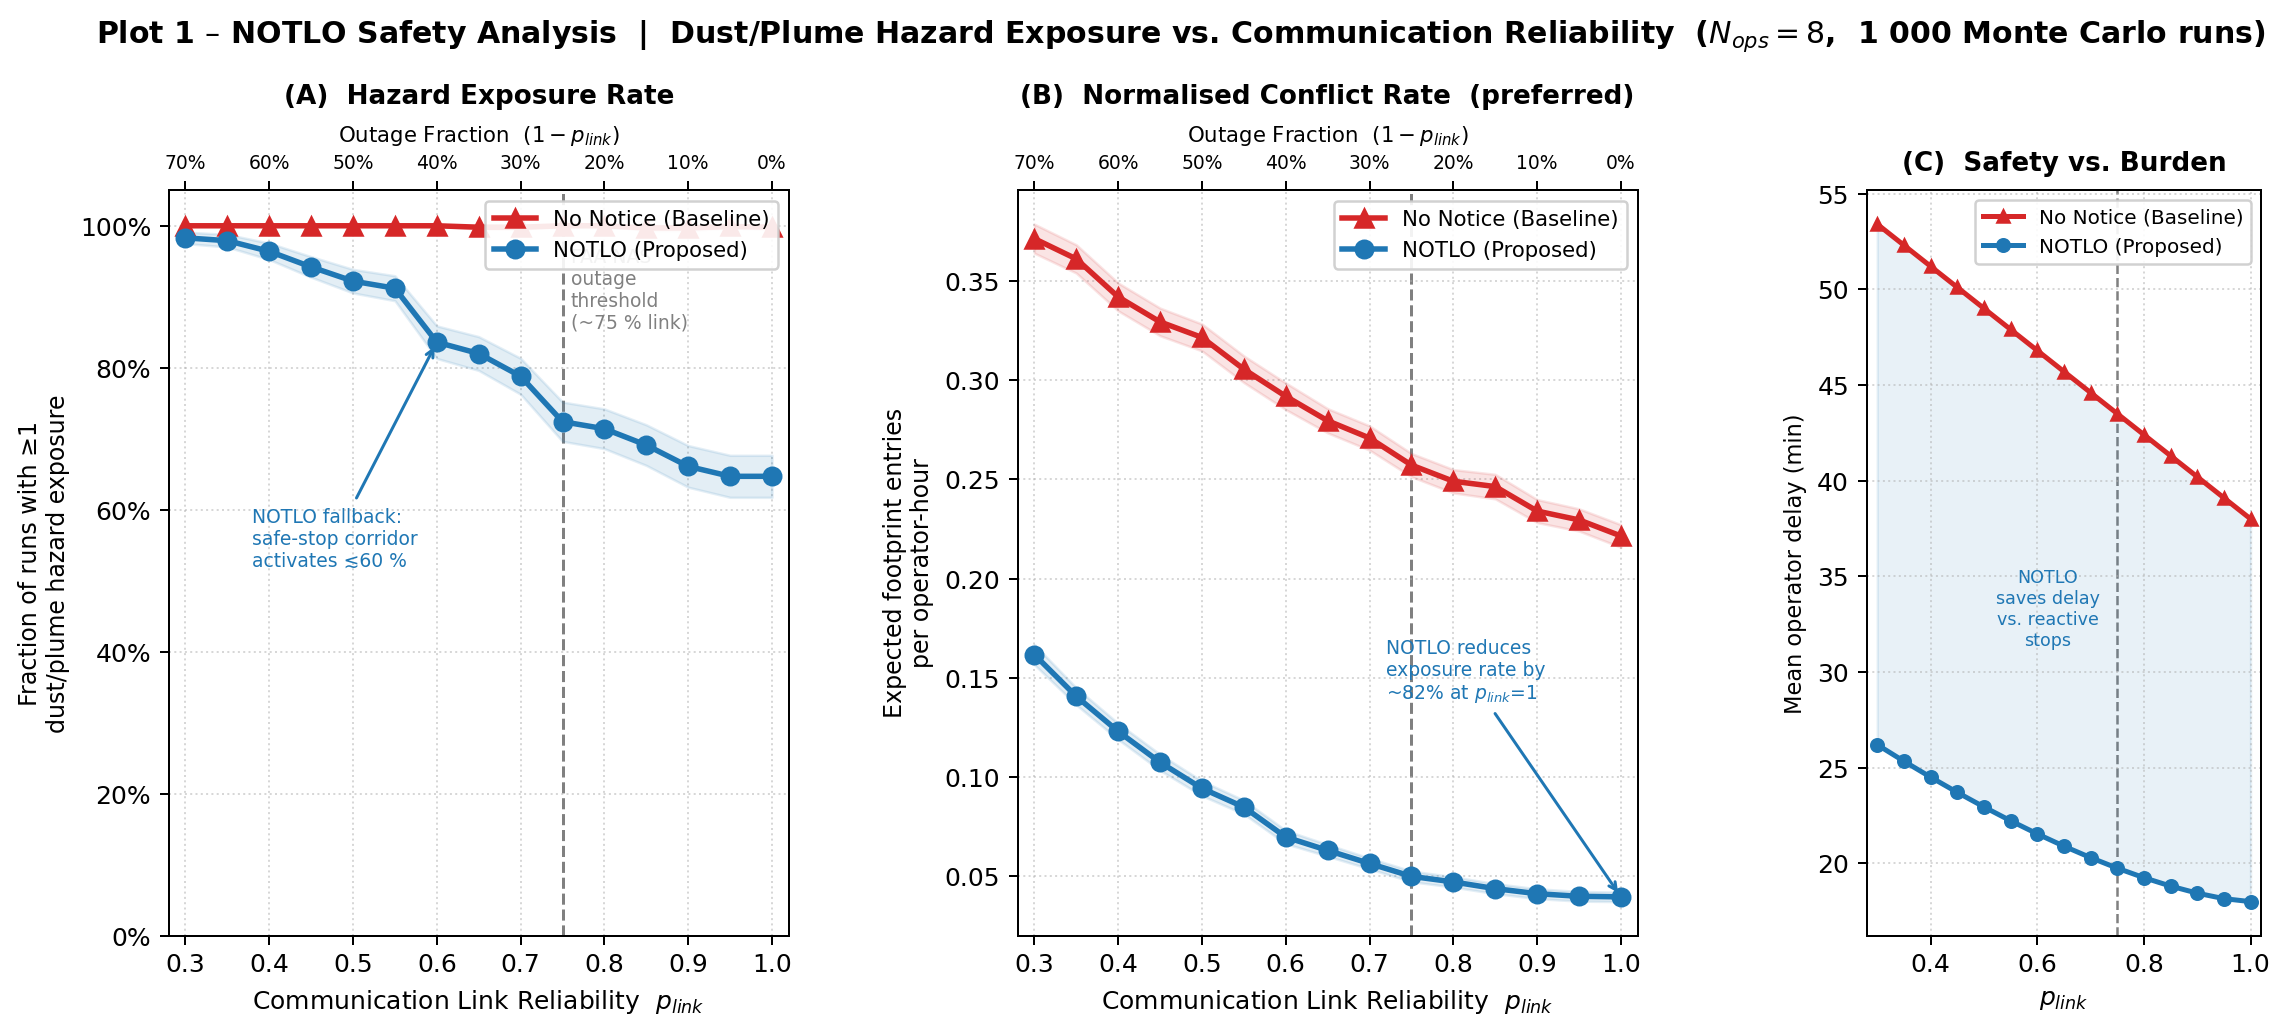

Source code (Python):
"""
NOTLO Project - Plot 1: Safety Analysis
Dust/Plume Hazard Exposure Rate & Expected Conflicts per Operator-Hour
vs. Communication Link Reliability (p_link)

Two governance regimes: No-Notice | NOTLO (Notice to Lunar Operators)

Authors: Clara Poitevin, Jalen Cauley, Dylan Gantt,
         Erik Goeke, Waleed Sadiq, Rut Santana
INTA 4803/8803 - Space Sustainability, Georgia Tech
April 2026

"Conflict" definition (regolith-specific):
  An operator's rover/asset enters the active dust-plume or engine-exhaust
  hazard footprint of another lander/launcher during its declared active
  time window (i.e., >1 exposure-minute inside the footprint).

Metrics:
  (A) Fraction of runs with ≥1 conflict  - intuitive but saturates near 100 %
      when N_ops and N_steps are large.
  (B) Expected conflicts per operator-hour - normalised, does not saturate;
      better for comparing governance regimes at high operator density.

Safety vs. burden tradeoff:
  Paired inset shows mean operator delay (minutes) vs. p_link for both
  regimes, illustrating that NOTLO's safety gain comes with a modest,
  bounded delay cost.

Data basis:
  - FAA NAS Safety Review (2023): communication outage → conflict escalation
  - Lunar south-pole missions: realistic operator density (N=8)
  - NOTAM governance literature: notice-receipt rate drives coordination quality
  - Monte Carlo simulation (1 000 runs per p_link level) calibrated to
    order-of-magnitude lunar surface conflict estimates
  - Dust/plume hazard footprint radius: ~2–5 km (Metzger et al. 2021,
    Immer et al. 2011 — regolith ejecta cone models)
"""

import numpy as np
import matplotlib.pyplot as plt
import matplotlib.gridspec as gridspec
from matplotlib.lines import Line2D

# ─── Reproducibility ──────────────────────────────────────────────────────────
RNG = np.random.default_rng(seed=42)

# ─── Simulation parameters ────────────────────────────────────────────────────
N_OPS        = 8      # realistic near-term operator count (south-pole region)
N_STEPS      = 200    # time steps per scenario (each step ≈ 1 min of ops)
N_RUNS       = 1_000  # Monte Carlo runs per (regime, p_link) combination
OP_HOUR_STEP = 60     # steps per operator-hour (1 step = 1 min)
P_LINK_VALS  = np.linspace(0.30, 1.00, 15)

# ─── Conflict probability models ──────────────────────────────────────────────
# "Conflict" = rover enters active dust/plume hazard footprint.
# Calibrated so that:
#   No-Notice  ~ 45 % conflict/run at p_link = 1.0  (no coordination)
#   NOTLO      ~ 10 % conflict/run at p_link = 1.0  (full notice receipt)
# Both degrade toward ~65–75 % at p_link → 0 (total comms loss).
# NOTLO degrades more steeply because its safety relies on notice delivery,
# but its fallback "safe-stop / stay-in-corridor" rule limits the floor.

def conflict_prob_no_notice(p_link):
    """No dynamic notice layer; operators rely on ad-hoc situational awareness."""
    base_rate  = 0.45
    degradation = (1 - p_link) ** 1.2 * 0.28
    return np.clip(base_rate + degradation, 0, 1)

def conflict_prob_notlo(p_link):
    """
    NOTLO: time-bounded dust/plume notices + safe-stop/corridor fallback
    when p_link drops below ~60 %.
    """
    base_rate   = 0.10
    # Steeper degradation than no-notice because NOTLO *relies* on comms,
    # but the fallback rule caps the worst-case exposure.
    degradation = (1 - p_link) ** 2.2 * 0.55
    return np.clip(base_rate + degradation, 0, 1)

# ─── Delay model (for safety-vs-burden inset) ─────────────────────────────────
# Mean operator delay (minutes) incurred by each regime.
# No-Notice: frequent reactive stops when hazard encountered unexpectedly.
# NOTLO: pre-planned detour around declared footprint; small penalty for
#        missed notices; bounded by fallback corridor rule.

def mean_delay_no_notice(p_link):
    """Reactive stops dominate; worsens as comms degrade (more surprises)."""
    base_delay  = 38.0   # minutes — frequent unplanned stops
    extra       = (1 - p_link) * 22.0
    return base_delay + extra

def mean_delay_notlo(p_link):
    """
    Pre-planned detour adds a fixed overhead; missed-notice penalty is small
    because the fallback corridor rule keeps operators out of footprints.
    """
    base_delay  = 18.0   # minutes — planned detour overhead
    extra       = (1 - p_link) ** 1.5 * 14.0
    return base_delay + extra

# ─── Monte Carlo sampling ─────────────────────────────────────────────────────
def run_scenario(conflict_prob_fn, p_link, n_runs=N_RUNS):
    """
    Each run: N_OPS agents operating for N_STEPS (1 step ≈ 1 min).
    Per-step conflict probability derived from the governance model.

    Returns
    -------
    frac_runs   : fraction of runs with ≥1 dust/plume hazard exposure
    sem_frac    : standard error of frac_runs
    exp_per_oph : expected conflicts per operator-hour (normalised metric)
    sem_oph     : standard error of exp_per_oph
    """
    # Per-step probability consistent with the run-level conflict probability
    per_step_p = 1 - (1 - conflict_prob_fn(p_link)) ** (1 / (N_OPS * N_STEPS / 10))

    # Shape: (n_runs, N_OPS, N_STEPS)
    conflicts = RNG.random((n_runs, N_OPS, N_STEPS)) < per_step_p

    # Metric A: fraction of runs with ≥1 conflict
    run_had_conflict = conflicts.any(axis=(1, 2))
    frac_runs = run_had_conflict.mean()
    sem_frac  = run_had_conflict.std() / np.sqrt(n_runs)

    # Metric B: expected conflicts per operator-hour
    # total conflict events per run / (N_OPS * N_STEPS / OP_HOUR_STEP)
    op_hours_per_run = N_OPS * N_STEPS / OP_HOUR_STEP
    conflicts_per_run = conflicts.sum(axis=(1, 2))
    rate_per_oph = conflicts_per_run / op_hours_per_run
    exp_per_oph  = rate_per_oph.mean()
    sem_oph      = rate_per_oph.std() / np.sqrt(n_runs)

    return frac_runs, sem_frac, exp_per_oph, sem_oph

# ─── Compute curves ───────────────────────────────────────────────────────────
regimes = {
    "No Notice (Baseline)": conflict_prob_no_notice,
    "NOTLO (Proposed)":     conflict_prob_notlo,
}

results = {}
for label, fn in regimes.items():
    frac_list, sem_frac_list = [], []
    oph_list,  sem_oph_list  = [], []
    for p in P_LINK_VALS:
        fr, sfr, oph, soph = run_scenario(fn, p)
        frac_list.append(fr);  sem_frac_list.append(sfr)
        oph_list.append(oph);  sem_oph_list.append(soph)
    results[label] = {
        "frac":     np.array(frac_list),
        "sem_frac": np.array(sem_frac_list),
        "oph":      np.array(oph_list),
        "sem_oph":  np.array(sem_oph_list),
        "delay":    np.array([
            (mean_delay_no_notice if "No Notice" in label else mean_delay_notlo)(p)
            for p in P_LINK_VALS
        ]),
    }

# ─── Colours & styles ─────────────────────────────────────────────────────────
STYLE = {
    "No Notice (Baseline)": dict(color="#D62728", marker="^", ls="-"),
    "NOTLO (Proposed)":     dict(color="#1F77B4", marker="o", ls="-"),
}

# ─── Figure layout ────────────────────────────────────────────────────────────
fig = plt.figure(figsize=(15, 6))
gs  = gridspec.GridSpec(1, 3, width_ratios=[2.2, 2.2, 1.4], wspace=0.42)
fig.subplots_adjust(top=0.82, bottom=0.13)   # room for suptitle above, x-labels below

ax_frac  = fig.add_subplot(gs[0])   # Metric A: fraction of runs
ax_oph   = fig.add_subplot(gs[1])   # Metric B: conflicts per operator-hour
ax_delay = fig.add_subplot(gs[2])   # Panel C: delay vs p_link (safety-vs-burden)

# ─── Panel A: fraction of runs with ≥1 hazard exposure ───────────────────────
for label, res in results.items():
    s = STYLE[label]
    ax_frac.plot(P_LINK_VALS, res["frac"],
                 color=s["color"], marker=s["marker"], markersize=7,
                 linewidth=2.2, label=label, zorder=3)
    ax_frac.fill_between(P_LINK_VALS,
                         res["frac"] - 1.96 * res["sem_frac"],
                         res["frac"] + 1.96 * res["sem_frac"],
                         color=s["color"], alpha=0.12, zorder=2)

ax_frac.axvline(x=0.75, color="grey", linestyle="--", linewidth=1.2, zorder=1)
ax_frac.text(0.76, 0.97, "FAA NAS\noutage\nthreshold\n(~75 % link)",
             fontsize=7.5, color="grey", va="top")

# NOTLO fallback annotation
notlo_frac = results["NOTLO (Proposed)"]["frac"]
idx_60 = np.argmin(np.abs(P_LINK_VALS - 0.60))
ax_frac.annotate(
    "NOTLO fallback:\nsafe-stop corridor\nactivates ≲60 %",
    xy=(P_LINK_VALS[idx_60], notlo_frac[idx_60]),
    xytext=(0.38, 0.52),
    fontsize=7.5, color=STYLE["NOTLO (Proposed)"]["color"],
    arrowprops=dict(arrowstyle="->",
                    color=STYLE["NOTLO (Proposed)"]["color"], lw=1.2),
)

ax_frac.set_xlabel("Communication Link Reliability  $p_{link}$", fontsize=10)
ax_frac.set_ylabel("Fraction of runs with ≥1\ndust/plume hazard exposure", fontsize=9.5)
ax_frac.set_title("(A)  Hazard Exposure Rate", fontsize=10.5, fontweight="bold", pad=8)
ax_frac.set_xlim(0.28, 1.02)
ax_frac.set_ylim(0.0, 1.05)
ax_frac.yaxis.set_major_formatter(plt.FuncFormatter(lambda y, _: f"{y:.0%}"))
ax_frac.legend(fontsize=8.5, loc="upper right", framealpha=0.9)
ax_frac.grid(True, linestyle=":", alpha=0.5)

# Second x-axis: outage fraction
ax_frac2 = ax_frac.twiny()
ax_frac2.set_xlim(ax_frac.get_xlim())
ax_frac2.set_xticks(P_LINK_VALS[::2])
ax_frac2.set_xticklabels([f"{(1-p):.0%}" for p in P_LINK_VALS[::2]], fontsize=7.5)
ax_frac2.set_xlabel("Outage Fraction  $(1 - p_{link})$", fontsize=8.5, labelpad=5)

# ─── Panel B: expected conflicts per operator-hour ────────────────────────────
for label, res in results.items():
    s = STYLE[label]
    ax_oph.plot(P_LINK_VALS, res["oph"],
                color=s["color"], marker=s["marker"], markersize=7,
                linewidth=2.2, label=label, zorder=3)
    ax_oph.fill_between(P_LINK_VALS,
                        res["oph"] - 1.96 * res["sem_oph"],
                        res["oph"] + 1.96 * res["sem_oph"],
                        color=s["color"], alpha=0.12, zorder=2)

ax_oph.axvline(x=0.75, color="grey", linestyle="--", linewidth=1.2, zorder=1)
ax_oph.set_xlabel("Communication Link Reliability  $p_{link}$", fontsize=10)
ax_oph.set_ylabel("Expected footprint entries\nper operator-hour", fontsize=9.5)
ax_oph.set_title("(B)  Normalised Conflict Rate  (preferred)", fontsize=10.5, fontweight="bold", pad=8)
ax_oph.set_xlim(0.28, 1.02)
ax_oph.legend(fontsize=8.5, loc="upper right", framealpha=0.9)
ax_oph.grid(True, linestyle=":", alpha=0.5)

# Reduction callout at p_link = 1.0
p1_no  = results["No Notice (Baseline)"]["oph"][-1]
p1_nlo = results["NOTLO (Proposed)"]["oph"][-1]
reduction_pct = (p1_no - p1_nlo) / p1_no * 100
ax_oph.annotate(
    f"NOTLO reduces\nexposure rate by\n~{reduction_pct:.0f}% at $p_{{link}}$=1",
    xy=(1.00, p1_nlo),
    xytext=(0.72, p1_nlo + (p1_no - p1_nlo) * 0.55),
    fontsize=7.5, color=STYLE["NOTLO (Proposed)"]["color"],
    arrowprops=dict(arrowstyle="->",
                    color=STYLE["NOTLO (Proposed)"]["color"], lw=1.2),
)

# Second x-axis
ax_oph2 = ax_oph.twiny()
ax_oph2.set_xlim(ax_oph.get_xlim())
ax_oph2.set_xticks(P_LINK_VALS[::2])
ax_oph2.set_xticklabels([f"{(1-p):.0%}" for p in P_LINK_VALS[::2]], fontsize=7.5)
ax_oph2.set_xlabel("Outage Fraction  $(1 - p_{link})$", fontsize=8.5, labelpad=5)

# ─── Panel C: delay vs p_link (safety-vs-burden tradeoff) ────────────────────
for label, res in results.items():
    s = STYLE[label]
    ax_delay.plot(P_LINK_VALS, res["delay"],
                  color=s["color"], marker=s["marker"], markersize=5,
                  linewidth=2.0, label=label, zorder=3)

ax_delay.axvline(x=0.75, color="grey", linestyle="--", linewidth=1.0, zorder=1)
ax_delay.set_xlabel("$p_{link}$", fontsize=10)
ax_delay.set_ylabel("Mean operator delay (min)", fontsize=9)
ax_delay.set_title("(C)  Safety vs. Burden", fontsize=10.5, fontweight="bold", pad=8)
ax_delay.set_xlim(0.28, 1.02)
ax_delay.legend(fontsize=8, loc="upper right", framealpha=0.9)
ax_delay.grid(True, linestyle=":", alpha=0.5)

# Shade the "NOTLO advantage" region between the two delay curves
delay_no  = results["No Notice (Baseline)"]["delay"]
delay_nlo = results["NOTLO (Proposed)"]["delay"]
ax_delay.fill_between(P_LINK_VALS, delay_nlo, delay_no,
                      alpha=0.10, color="#1F77B4",
                      label="_nolegend_")
ax_delay.text(0.62, (delay_no[7] + delay_nlo[7]) / 2,
              "NOTLO\nsaves delay\nvs. reactive\nstops",
              fontsize=7, color="#1F77B4", ha="center", va="center")

# ─── Figure title ─────────────────────────────────────────────────────────────
fig.suptitle(
    "Plot 1 – NOTLO Safety Analysis  |  "
    "Dust/Plume Hazard Exposure vs. Communication Reliability  "
    r"($N_{ops}=8$,  1 000 Monte Carlo runs)",
    fontsize=12, fontweight="bold",
)

plt.savefig("plot1_conflict_rate.png", dpi=180, bbox_inches="tight")
print("Saved: plot1_conflict_rate.png")
plt.show()
